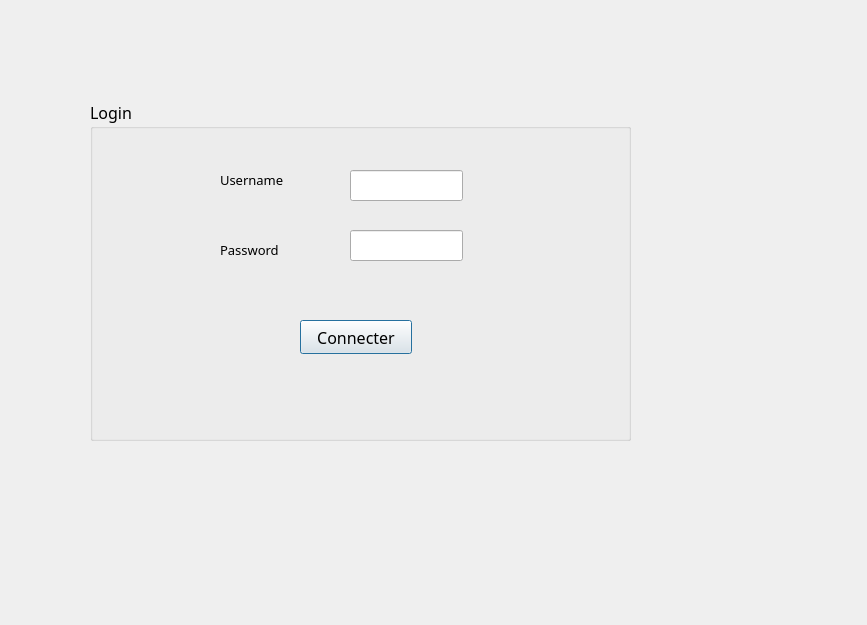
<?xml version="1.0" encoding="UTF-8"?>
<ui version="4.0">
 <class>LOGIN</class>
 <widget class="QDialog" name="LOGIN">
  <property name="geometry">
   <rect>
    <x>0</x>
    <y>0</y>
    <width>867</width>
    <height>625</height>
   </rect>
  </property>
  <property name="windowTitle">
   <string>Dialog</string>
  </property>
  <widget class="QGroupBox" name="groupBox">
   <property name="geometry">
    <rect>
     <x>90</x>
     <y>100</y>
     <width>541</width>
     <height>341</height>
    </rect>
   </property>
   <property name="font">
    <font>
     <family>Tw Cen MT Condensed Extra Bold</family>
     <pointsize>12</pointsize>
    </font>
   </property>
   <property name="title">
    <string>Login</string>
   </property>
   <widget class="QLineEdit" name="le_un">
    <property name="geometry">
     <rect>
      <x>260</x>
      <y>70</y>
      <width>113</width>
      <height>31</height>
     </rect>
    </property>
   </widget>
   <widget class="QLabel" name="label">
    <property name="geometry">
     <rect>
      <x>130</x>
      <y>70</y>
      <width>81</width>
      <height>20</height>
     </rect>
    </property>
    <property name="font">
     <font>
      <family>Tw Cen MT Condensed Extra Bold</family>
      <pointsize>10</pointsize>
     </font>
    </property>
    <property name="text">
     <string>Username</string>
    </property>
   </widget>
   <widget class="QLabel" name="label_2">
    <property name="geometry">
     <rect>
      <x>130</x>
      <y>140</y>
      <width>81</width>
      <height>20</height>
     </rect>
    </property>
    <property name="font">
     <font>
      <family>Tw Cen MT Condensed Extra Bold</family>
      <pointsize>10</pointsize>
     </font>
    </property>
    <property name="text">
     <string>Password</string>
    </property>
   </widget>
   <widget class="QPushButton" name="pb_connect">
    <property name="geometry">
     <rect>
      <x>210</x>
      <y>220</y>
      <width>112</width>
      <height>34</height>
     </rect>
    </property>
    <property name="text">
     <string>Connecter</string>
    </property>
   </widget>
   <widget class="QLineEdit" name="le_pw">
    <property name="geometry">
     <rect>
      <x>260</x>
      <y>130</y>
      <width>113</width>
      <height>31</height>
     </rect>
    </property>
   </widget>
  </widget>
 </widget>
 <resources/>
 <connections/>
</ui>
